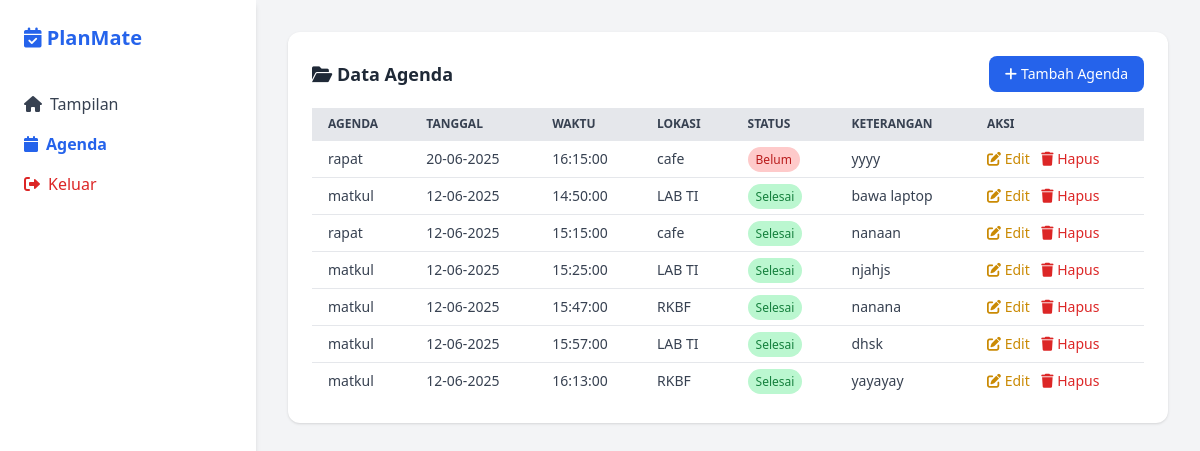
The app's page /agenda.php (signed in) with its own data.
### tables this page shows
CREATE TABLE `agenda` (
  `id` int(11) NOT NULL AUTO_INCREMENT,
  `user_id` int(11) NOT NULL,
  `judul` varchar(70) NOT NULL,
  `tanggal` date NOT NULL,
  `waktu` time NOT NULL,
  `lokasi` varchar(70) DEFAULT NULL,
  `status` enum('belum','selesai') DEFAULT NULL,
  `keterangan` varchar(99) DEFAULT NULL,
  PRIMARY KEY (`id`),
  KEY `user_id` (`user_id`),
  CONSTRAINT `agenda_ibfk_1` FOREIGN KEY (`user_id`) REFERENCES `user` (`id`) ON DELETE CASCADE
);

### agenda.php (the view, shortened to what this page needs)
<?php
include 'koneksi.php';
$user_id = $_SESSION['user_id'];
$hasil = $conn->query("SELECT * FROM agenda WHERE user_id = $user_id ORDER BY tanggal DESC");
?>
<!DOCTYPE html>
<html lang="id">
<head>
  <script src="https://cdn.tailwindcss.com"></script>
  <link rel="stylesheet" href="https://cdnjs.cloudflare.com/ajax/libs/font-awesome/6.0.0/css/all.min.css">
</head>
<body class="bg-gray-100">
  <div class="flex min-h-screen">
    <aside class="w-64 bg-white shadow-md p-6">
      <h2 class="text-blue-600 font-bold text-xl mb-10"><i class="fa fa-calendar-check"></i> PlanMate</h2>
      <nav class="space-y-4">
        <a href="dashboard.php" class="flex items-center gap-2 text-gray-700 hover:text-blue-600">
          <i class="fa fa-home"></i> <span>Tampilan</span>
        </a>
        <a href="agenda.php" class="flex items-center gap-2 text-blue-600 font-semibold">
          <i class="fa fa-calendar"></i> <span>Agenda</span>
        </a>
        <a href="logout.php" class="flex items-center gap-2 text-red-600 hover:underline">
          <i class="fa fa-sign-out-alt"></i> <span>Keluar</span>
        </a>
      </nav>
    </aside>
    <main class="flex-1 p-8">
      <div class="bg-white rounded-xl shadow p-6">
        <div class="flex justify-between items-center mb-4">
          <h3 class="text-lg font-semibold text-gray-800"><i class="fa fa-folder-open"></i> Data Agenda</h3>
          <a href="tambah_agenda.php" class="bg-blue-600 hover:bg-blue-700 text-white px-4 py-2 rounded-lg text-sm flex items-center gap-1">
            <i class="fa fa-plus"></i> Tambah Agenda
          </a>
        </div>
        <div class="overflow-x-auto">
          <table class="w-full text-sm text-left text-gray-700">
            <thead class="bg-gray-200 text-xs uppercase">
              <tr>
                <th class="px-4 py-2">Agenda</th>
                <th class="px-4 py-2">Tanggal</th>
                <th class="px-4 py-2">Waktu</th>
                <th class="px-4 py-2">Lokasi</th>
                <th class="px-4 py-2">Status</th>
                <th class="px-4 py-2">Keterangan</th>
                <th class="px-4 py-2">Aksi</th>
              </tr>
            </thead>
            <tbody>
             <?php while ($row = $hasil->fetch_assoc()) : ?>
              <tr class="border-t hover:bg-gray-50">
                <td class="px-4 py-2"><?= htmlspecialchars($row['judul']) ?></td>
                <td class="px-4 py-2"><?= date("d-m-Y", strtotime($row['tanggal'])) ?></td>
                <td class="px-4 py-2"><?= htmlspecialchars($row['waktu']) ?></td>
                <td class="px-4 py-2"><?= htmlspecialchars($row['lokasi']) ?></td>
                <td class="px-4 py-2">
                  <?php
                    $status = strtolower(trim($row['status']));
                    if ($status == 'selesai') {
                      echo '<span class="bg-green-200 text-green-700 px-2 py-1 rounded-full text-xs">Selesai</span>';
                    } elseif ($status == 'belum selesai' || $status == 'belum') {
                      echo '<span class="bg-red-200 text-red-700 px-2 py-1 rounded-full text-xs">Belum</span>';
                    } else {
                      echo '<span class="bg-gray-200 text-gray-700 px-2 py-1 rounded-full text-xs">-</span>';
                    }
                  ?>
                </td>
                <td class="px-4 py-2"><?= htmlspecialchars($row['keterangan']) ?></td>
                <td class="px-4 py-2">
                  <a href="edit.php?id=<?= $row['id'] ?>" class="text-yellow-600 hover:underline mr-2"><i class="fa fa-edit"></i> Edit</a>
                  <a href="hapus.php?id=<?= $row['id'] ?>" onclick="return confirm('Yakin ingin menghapus agenda ini?');" class="text-red-600 hover:underline"><i class="fa fa-trash"></i> Hapus</a>
                </td>
              </tr>
             <?php endwhile; ?>
            </tbody>
          </table>
        </div>
      </div>
    </main>
  </div>
</body>
</html>

### records on screen
agenda: judul "rapat", tanggal "20-06-2025", waktu "16:15:00", lokasi "cafe", status "Belum", keterangan "yyyy"
agenda: judul "matkul", tanggal "12-06-2025", waktu "14:50:00", lokasi "LAB TI", status "Selesai", keterangan "bawa laptop"
agenda: judul "rapat", tanggal "12-06-2025", waktu "15:15:00", lokasi "cafe", status "Selesai", keterangan "nanaan"
agenda: judul "matkul", tanggal "12-06-2025", waktu "15:25:00", lokasi "LAB TI", status "Selesai", keterangan "njahjs"
agenda: judul "matkul", tanggal "12-06-2025", waktu "15:47:00", lokasi "RKBF", status "Selesai", keterangan "nanana"
agenda: judul "matkul", tanggal "12-06-2025", waktu "15:57:00", lokasi "LAB TI", status "Selesai", keterangan "dhsk"
agenda: judul "matkul", tanggal "12-06-2025", waktu "16:13:00", lokasi "RKBF", status "Selesai", keterangan "yayayay"
